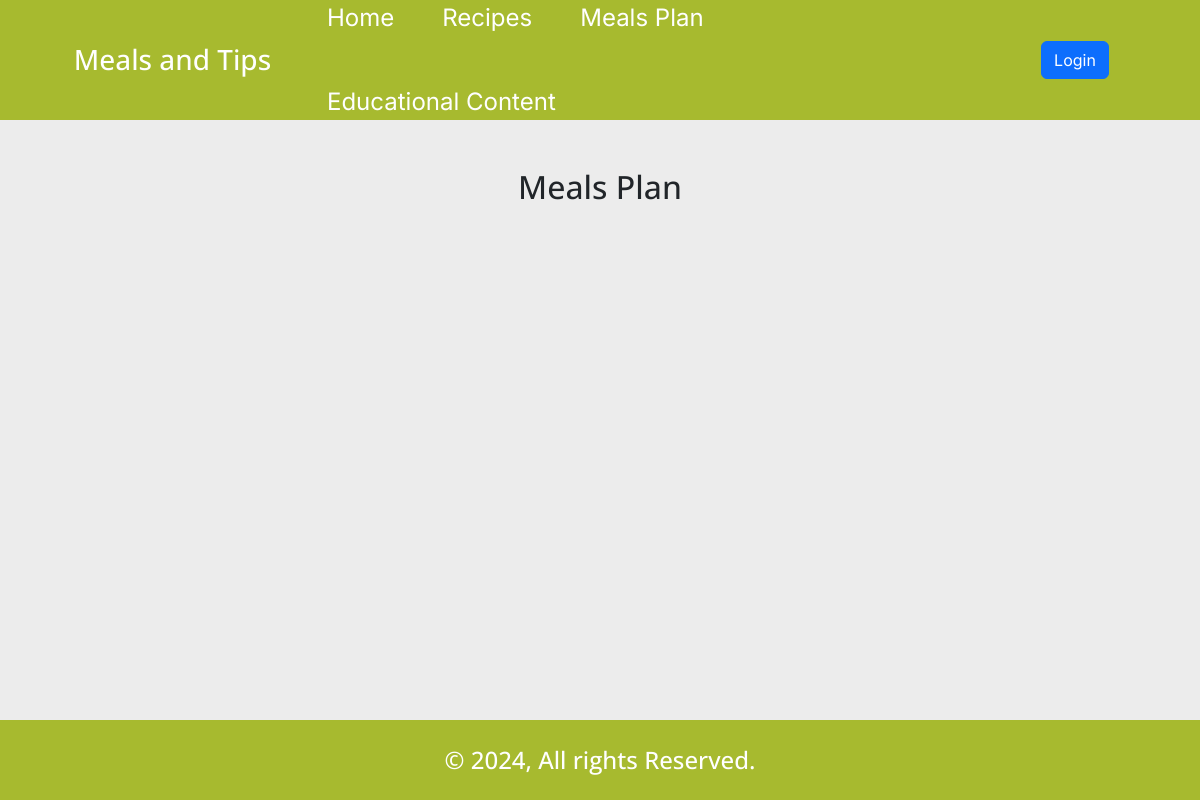
/meals_plan_list.php, run on an earlier commit of the app's database.
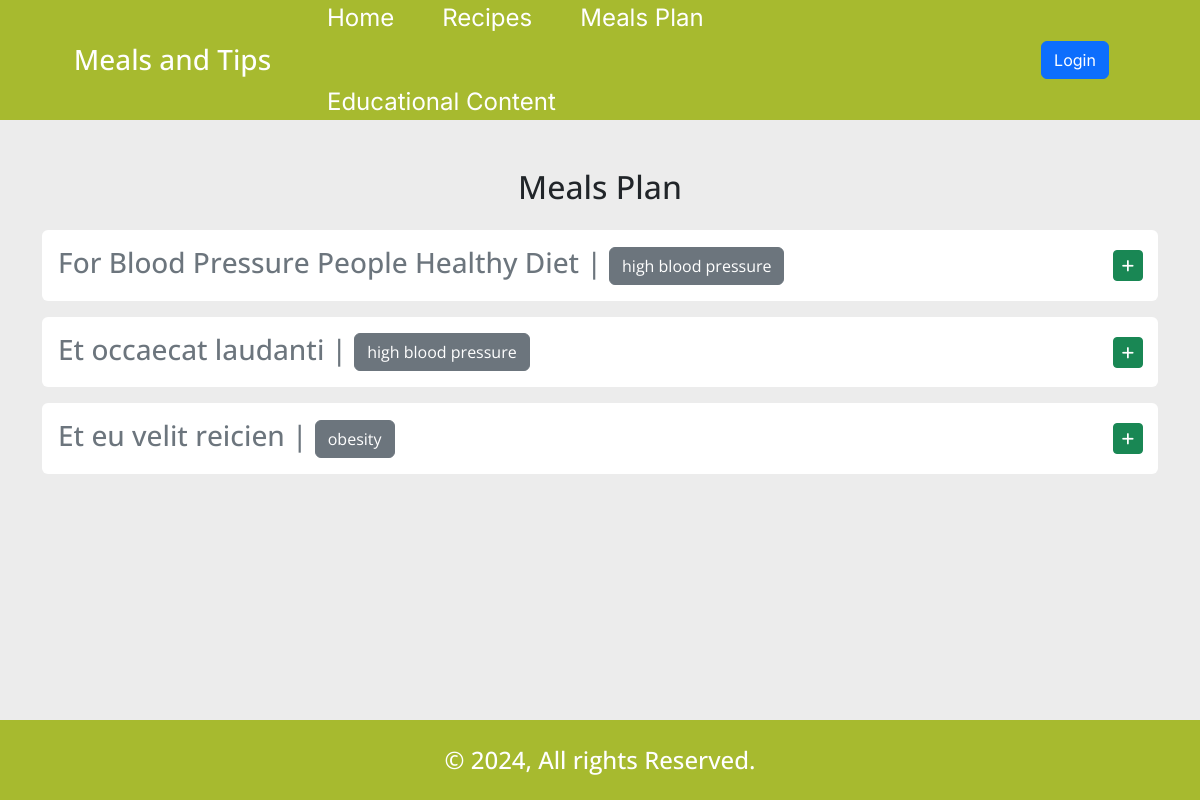
And on a later commit of the database.
### tables this page shows
CREATE TABLE `meal_plan` (
  `id` int(11) NOT NULL,
  `plan_title` varchar(255) NOT NULL,
  `meal_desc` text NOT NULL,
  `cat_id` int(11) NOT NULL,
  `breakfast_time` time NOT NULL,
  `breakfast_meal` text NOT NULL,
  `snack_time` time NOT NULL,
  `snack_meal` text NOT NULL,
  `lunch_time` time NOT NULL,
  `lunch_meal` text NOT NULL,
  `dinner_time` time NOT NULL,
  `dinner_meal` text NOT NULL
);

CREATE TABLE `categories` (
  `id` int(11) NOT NULL,
  `category_name` varchar(255) NOT NULL,
  `category_img` text DEFAULT NULL
);

### meals_plan_list.php (the view, shortened to what this page needs)
<?php
require_once 'core/database.php';
?>
<!DOCTYPE html>
<html lang="en">
<head>
    <?php include_once 'includes/external_css.php'; ?>
    <link rel="stylesheet" href="css/style.min.css">
</head>
<body id="meals_plan">
    <?php include_once 'includes/header.php'; ?>
    <div class="container my-5">
        <div class="row">
            <div class="col-12 mb-3">
                <h2 class="text-center">Meals Plan</h2>
            </div>
            <?php $get_mp_Q = $db->query("CALL `get_meal_plans`()");
            while ($mp_list = mysqli_fetch_object($get_mp_Q)): ?>
                <div class="col-12 mb-3">
                    <div class="content_meal bg-white rounded p-3 position-relative">
                        <h3 class="mb-0 text-secondary"><?= $mp_list->plan_title ?> | <span class="btn btn-secondary" data-bs-toggle="tooltip" data-bs-placement="top" data-bs-trigger="hover" title="Category"><?= $mp_list->category_name ?></span></h3>
                        <a href="#!" data-bs-toggle="tooltip" data-bs-placement="top" title="Expand or Collapse" data-bs-offset="45,5" data-bs-trigger="hover" class="position-absolute btn btn-sm btn-success toggle_btn"><i class="fas fa-plus"></i></a>
                    </div>
                </div>
            <?php endwhile;
            $db->next_result(); ?>
        </div>
    </div>
    <div class="toast-container position-fixed bottom-0 end-0 p-3">
    </div>
    <?php include_once 'includes/footer.php'; ?>
</body>
</html>

What changed in the data, as far as the page shows it:
added meal_plan: plan_title "For Blood Pressure People Healthy Diet", cat.category_name "high blood pressure"
added meal_plan: plan_title "Et occaecat laudanti", cat.category_name "high blood pressure"
added meal_plan: plan_title "Et eu velit reicien", cat.category_name "obesity"
